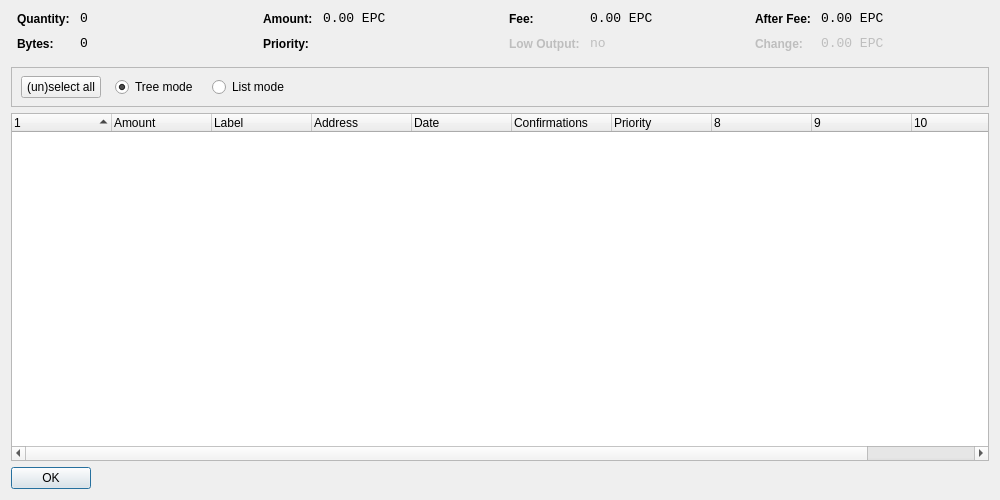
<?xml version="1.0" encoding="UTF-8"?>
<ui version="4.0">
 <class>CoinControlDialog</class>
 <widget class="QDialog" name="CoinControlDialog">
  <property name="geometry">
   <rect>
    <x>0</x>
    <y>0</y>
    <width>1000</width>
    <height>500</height>
   </rect>
  </property>
  <property name="windowTitle">
   <string>Coin Control</string>
  </property>
  <layout class="QVBoxLayout" name="verticalLayout">
   <item>
    <layout class="QHBoxLayout" name="horizontalLayoutTop" stretch="0,0,0,0">
     <property name="topMargin">
      <number>0</number>
     </property>
     <property name="bottomMargin">
      <number>10</number>
     </property>
     <item>
      <layout class="QFormLayout" name="formLayoutCoinControl1">
       <property name="horizontalSpacing">
        <number>10</number>
       </property>
       <property name="verticalSpacing">
        <number>10</number>
       </property>
       <property name="leftMargin">
        <number>6</number>
       </property>
       <property name="rightMargin">
        <number>6</number>
       </property>
       <item row="0" column="0">
        <widget class="QLabel" name="labelCoinControlQuantityText">
         <property name="styleSheet">
          <string notr="true">font-weight:bold;</string>
         </property>
         <property name="text">
          <string>Quantity:</string>
         </property>
        </widget>
       </item>
       <item row="0" column="1">
        <widget class="QLabel" name="labelCoinControlQuantity">
         <property name="font">
          <font>
           <family>Monospace</family>
           <pointsize>10</pointsize>
          </font>
         </property>
         <property name="cursor">
          <cursorShape>IBeamCursor</cursorShape>
         </property>
         <property name="contextMenuPolicy">
          <enum>Qt::ActionsContextMenu</enum>
         </property>
         <property name="text">
          <string notr="true">0</string>
         </property>
         <property name="textInteractionFlags">
          <set>Qt::LinksAccessibleByMouse|Qt::TextSelectableByKeyboard|Qt::TextSelectableByMouse</set>
         </property>
        </widget>
       </item>
       <item row="1" column="0">
        <widget class="QLabel" name="labelCoinControlBytesText">
         <property name="styleSheet">
          <string notr="true">font-weight:bold;</string>
         </property>
         <property name="text">
          <string>Bytes:</string>
         </property>
        </widget>
       </item>
       <item row="1" column="1">
        <widget class="QLabel" name="labelCoinControlBytes">
         <property name="font">
          <font>
           <family>Monospace</family>
           <pointsize>10</pointsize>
          </font>
         </property>
         <property name="cursor">
          <cursorShape>IBeamCursor</cursorShape>
         </property>
         <property name="contextMenuPolicy">
          <enum>Qt::ActionsContextMenu</enum>
         </property>
         <property name="text">
          <string notr="true">0</string>
         </property>
         <property name="textInteractionFlags">
          <set>Qt::LinksAccessibleByMouse|Qt::TextSelectableByKeyboard|Qt::TextSelectableByMouse</set>
         </property>
        </widget>
       </item>
      </layout>
     </item>
     <item>
      <layout class="QFormLayout" name="formLayoutCoinControl2">
       <property name="horizontalSpacing">
        <number>10</number>
       </property>
       <property name="verticalSpacing">
        <number>10</number>
       </property>
       <property name="leftMargin">
        <number>6</number>
       </property>
       <property name="rightMargin">
        <number>6</number>
       </property>
       <item row="0" column="0">
        <widget class="QLabel" name="labelCoinControlAmountText">
         <property name="styleSheet">
          <string notr="true">font-weight:bold;</string>
         </property>
         <property name="text">
          <string>Amount:</string>
         </property>
        </widget>
       </item>
       <item row="0" column="1">
        <widget class="QLabel" name="labelCoinControlAmount">
         <property name="font">
          <font>
           <family>Monospace</family>
           <pointsize>10</pointsize>
          </font>
         </property>
         <property name="cursor">
          <cursorShape>IBeamCursor</cursorShape>
         </property>
         <property name="contextMenuPolicy">
          <enum>Qt::ActionsContextMenu</enum>
         </property>
         <property name="text">
          <string notr="true">0.00 EPC</string>
         </property>
         <property name="textInteractionFlags">
          <set>Qt::LinksAccessibleByMouse|Qt::TextSelectableByKeyboard|Qt::TextSelectableByMouse</set>
         </property>
        </widget>
       </item>
       <item row="1" column="0">
        <widget class="QLabel" name="labelCoinControlPriorityText">
         <property name="styleSheet">
          <string notr="true">font-weight:bold;</string>
         </property>
         <property name="text">
          <string>Priority:</string>
         </property>
        </widget>
       </item>
       <item row="1" column="1">
        <widget class="QLabel" name="labelCoinControlPriority">
         <property name="font">
          <font>
           <family>Monospace</family>
           <pointsize>10</pointsize>
          </font>
         </property>
         <property name="cursor">
          <cursorShape>IBeamCursor</cursorShape>
         </property>
         <property name="contextMenuPolicy">
          <enum>Qt::ActionsContextMenu</enum>
         </property>
         <property name="text">
          <string/>
         </property>
         <property name="textInteractionFlags">
          <set>Qt::LinksAccessibleByMouse|Qt::TextSelectableByKeyboard|Qt::TextSelectableByMouse</set>
         </property>
        </widget>
       </item>
      </layout>
     </item>
     <item>
      <layout class="QFormLayout" name="formLayoutCoinControl3">
       <property name="horizontalSpacing">
        <number>10</number>
       </property>
       <property name="verticalSpacing">
        <number>10</number>
       </property>
       <property name="leftMargin">
        <number>6</number>
       </property>
       <property name="rightMargin">
        <number>6</number>
       </property>
       <item row="0" column="0">
        <widget class="QLabel" name="labelCoinControlFeeText">
         <property name="styleSheet">
          <string notr="true">font-weight:bold;</string>
         </property>
         <property name="text">
          <string>Fee:</string>
         </property>
        </widget>
       </item>
       <item row="0" column="1">
        <widget class="QLabel" name="labelCoinControlFee">
         <property name="font">
          <font>
           <family>Monospace</family>
           <pointsize>10</pointsize>
          </font>
         </property>
         <property name="cursor">
          <cursorShape>IBeamCursor</cursorShape>
         </property>
         <property name="contextMenuPolicy">
          <enum>Qt::ActionsContextMenu</enum>
         </property>
         <property name="text">
          <string notr="true">0.00 EPC</string>
         </property>
         <property name="textInteractionFlags">
          <set>Qt::LinksAccessibleByMouse|Qt::TextSelectableByKeyboard|Qt::TextSelectableByMouse</set>
         </property>
        </widget>
       </item>
       <item row="1" column="0">
        <widget class="QLabel" name="labelCoinControlLowOutputText">
         <property name="enabled">
          <bool>false</bool>
         </property>
         <property name="styleSheet">
          <string notr="true">font-weight:bold;</string>
         </property>
         <property name="text">
          <string>Low Output:</string>
         </property>
        </widget>
       </item>
       <item row="1" column="1">
        <widget class="QLabel" name="labelCoinControlLowOutput">
         <property name="enabled">
          <bool>false</bool>
         </property>
         <property name="font">
          <font>
           <family>Monospace</family>
           <pointsize>10</pointsize>
          </font>
         </property>
         <property name="cursor">
          <cursorShape>IBeamCursor</cursorShape>
         </property>
         <property name="contextMenuPolicy">
          <enum>Qt::ActionsContextMenu</enum>
         </property>
         <property name="text">
          <string notr="true">no</string>
         </property>
         <property name="textInteractionFlags">
          <set>Qt::LinksAccessibleByMouse|Qt::TextSelectableByKeyboard|Qt::TextSelectableByMouse</set>
         </property>
        </widget>
       </item>
      </layout>
     </item>
     <item>
      <layout class="QFormLayout" name="formLayoutCoinControl4">
       <property name="horizontalSpacing">
        <number>10</number>
       </property>
       <property name="verticalSpacing">
        <number>10</number>
       </property>
       <property name="leftMargin">
        <number>6</number>
       </property>
       <property name="rightMargin">
        <number>6</number>
       </property>
       <item row="0" column="0">
        <widget class="QLabel" name="labelCoinControlAfterFeeText">
         <property name="styleSheet">
          <string notr="true">font-weight:bold;</string>
         </property>
         <property name="text">
          <string>After Fee:</string>
         </property>
        </widget>
       </item>
       <item row="0" column="1">
        <widget class="QLabel" name="labelCoinControlAfterFee">
         <property name="font">
          <font>
           <family>Monospace</family>
           <pointsize>10</pointsize>
          </font>
         </property>
         <property name="cursor">
          <cursorShape>IBeamCursor</cursorShape>
         </property>
         <property name="contextMenuPolicy">
          <enum>Qt::ActionsContextMenu</enum>
         </property>
         <property name="text">
          <string notr="true">0.00 EPC</string>
         </property>
         <property name="textInteractionFlags">
          <set>Qt::LinksAccessibleByMouse|Qt::TextSelectableByKeyboard|Qt::TextSelectableByMouse</set>
         </property>
        </widget>
       </item>
       <item row="1" column="0">
        <widget class="QLabel" name="labelCoinControlChangeText">
         <property name="enabled">
          <bool>false</bool>
         </property>
         <property name="styleSheet">
          <string notr="true">font-weight:bold;</string>
         </property>
         <property name="text">
          <string>Change:</string>
         </property>
        </widget>
       </item>
       <item row="1" column="1">
        <widget class="QLabel" name="labelCoinControlChange">
         <property name="enabled">
          <bool>false</bool>
         </property>
         <property name="font">
          <font>
           <family>Monospace</family>
           <pointsize>10</pointsize>
          </font>
         </property>
         <property name="cursor">
          <cursorShape>IBeamCursor</cursorShape>
         </property>
         <property name="contextMenuPolicy">
          <enum>Qt::ActionsContextMenu</enum>
         </property>
         <property name="text">
          <string notr="true">0.00 EPC</string>
         </property>
         <property name="textInteractionFlags">
          <set>Qt::LinksAccessibleByMouse|Qt::TextSelectableByKeyboard|Qt::TextSelectableByMouse</set>
         </property>
        </widget>
       </item>
      </layout>
     </item>
    </layout>
   </item>
   <item>
    <widget class="QFrame" name="frame">
     <property name="minimumSize">
      <size>
       <width>0</width>
       <height>40</height>
      </size>
     </property>
     <property name="frameShape">
      <enum>QFrame::StyledPanel</enum>
     </property>
     <property name="frameShadow">
      <enum>QFrame::Sunken</enum>
     </property>
     <widget class="QWidget" name="horizontalLayoutWidget">
      <property name="geometry">
       <rect>
        <x>10</x>
        <y>0</y>
        <width>781</width>
        <height>41</height>
       </rect>
      </property>
      <layout class="QHBoxLayout" name="horizontalLayoutPanel" stretch="0,0,0,0,0">
       <property name="spacing">
        <number>14</number>
       </property>
       <item>
        <widget class="QPushButton" name="pushButtonSelectAll">
         <property name="sizePolicy">
          <sizepolicy hsizetype="Maximum" vsizetype="Fixed">
           <horstretch>0</horstretch>
           <verstretch>0</verstretch>
          </sizepolicy>
         </property>
         <property name="text">
          <string>(un)select all</string>
         </property>
        </widget>
       </item>
       <item>
        <widget class="QRadioButton" name="radioTreeMode">
         <property name="sizePolicy">
          <sizepolicy hsizetype="Maximum" vsizetype="Fixed">
           <horstretch>0</horstretch>
           <verstretch>0</verstretch>
          </sizepolicy>
         </property>
         <property name="text">
          <string>Tree mode</string>
         </property>
         <property name="checked">
          <bool>true</bool>
         </property>
        </widget>
       </item>
       <item>
        <widget class="QRadioButton" name="radioListMode">
         <property name="sizePolicy">
          <sizepolicy hsizetype="Maximum" vsizetype="Fixed">
           <horstretch>0</horstretch>
           <verstretch>0</verstretch>
          </sizepolicy>
         </property>
         <property name="text">
          <string>List mode</string>
         </property>
        </widget>
       </item>
       <item>
        <spacer name="horizontalSpacer">
         <property name="orientation">
          <enum>Qt::Horizontal</enum>
         </property>
         <property name="sizeHint" stdset="0">
          <size>
           <width>40</width>
           <height>20</height>
          </size>
         </property>
        </spacer>
       </item>
      </layout>
     </widget>
    </widget>
   </item>
   <item>
    <widget class="CoinControlTreeWidget" name="treeWidget">
     <property name="contextMenuPolicy">
      <enum>Qt::CustomContextMenu</enum>
     </property>
     <property name="sortingEnabled">
      <bool>false</bool>
     </property>
     <property name="columnCount">
      <number>11</number>
     </property>
     <attribute name="headerShowSortIndicator" stdset="0">
      <bool>true</bool>
     </attribute>
     <attribute name="headerStretchLastSection">
      <bool>false</bool>
     </attribute>
     <column>
      <property name="text">
       <string/>
      </property>
     </column>
     <column>
      <property name="text">
       <string>Amount</string>
      </property>
     </column>
     <column>
      <property name="text">
       <string>Label</string>
      </property>
     </column>
     <column>
      <property name="text">
       <string>Address</string>
      </property>
     </column>
     <column>
      <property name="text">
       <string>Date</string>
      </property>
     </column>
     <column>
      <property name="text">
       <string>Confirmations</string>
      </property>
      <property name="toolTip">
       <string>Confirmed</string>
      </property>
     </column>
     <column>
      <property name="text">
       <string>Priority</string>
      </property>
     </column>
     <column>
      <property name="text">
       <string/>
      </property>
     </column>
     <column>
      <property name="text">
       <string/>
      </property>
     </column>
     <column>
      <property name="text">
       <string/>
      </property>
     </column>
     <column>
      <property name="text">
       <string/>
      </property>
     </column>
    </widget>
   </item>
   <item>
    <widget class="QDialogButtonBox" name="buttonBox">
     <property name="sizePolicy">
      <sizepolicy hsizetype="Maximum" vsizetype="Fixed">
       <horstretch>0</horstretch>
       <verstretch>0</verstretch>
      </sizepolicy>
     </property>
     <property name="orientation">
      <enum>Qt::Horizontal</enum>
     </property>
     <property name="standardButtons">
      <set>QDialogButtonBox::Ok</set>
     </property>
    </widget>
   </item>
  </layout>
 </widget>
 <customwidgets>
  <customwidget>
   <class>CoinControlTreeWidget</class>
   <extends>QTreeWidget</extends>
   <header>coincontroltreewidget.h</header>
  </customwidget>
 </customwidgets>
 <resources/>
 <connections/>
</ui>
